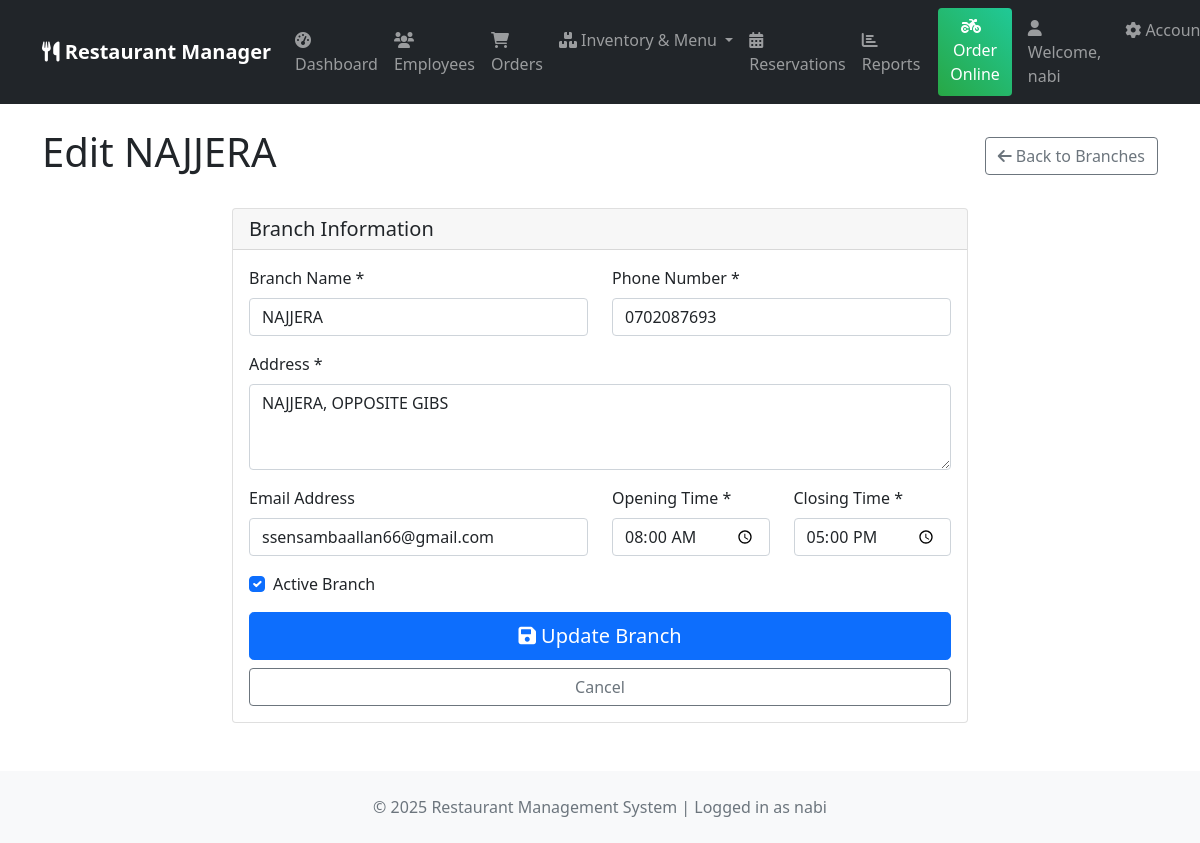
Screenshot of /branches/1/edit/ (signed in) with the database file from the repository.
### core/models.py (models this page shows, shortened)
class Branch(models.Model):
    name = models.CharField(max_length=200)
    address = models.TextField()
    phone = models.CharField(max_length=20)
    email = models.EmailField()
    opening_time = models.TimeField()
    closing_time = models.TimeField()
    is_active = models.BooleanField(default=True)
    manager = models.ForeignKey('Employee', on_delete=models.SET_NULL, null=True, blank=True, related_name='managed_branches')

### core/views.py (the view, shortened to what this page needs)
# urls.py: path('branches/<int:pk>/edit/', views.branch_edit, name='branch_edit'),
@login_required
def branch_edit(request, pk):
    branch = get_object_or_404(Branch, pk=pk)
    if (hasattr(request.user, 'employee') and
        request.user.employee.branch != branch and
        not request.user.is_superuser):
        messages.error(request, "You don't have permission to edit this branch")
        return redirect('core:branch_list')
    return render(request, 'core/branch_edit.html', {'branch': branch})

### core/context_processors.py (called while the page is built)
def restaurant_info(request):
    try:
        restaurant = Restaurant.objects.first()
    except:
        restaurant = None
    return {
        'restaurant': restaurant
    }

### templates/core/branch_edit.html (shortened to what this page needs)
{% extends 'base.html' %}
{% block content %}
<div class="d-flex justify-content-between align-items-center mb-4">
    <h1>Edit {{ branch.name }}</h1>
    <a href="{% url 'core:branch_list' %}" class="btn btn-outline-secondary">
        <i class="fas fa-arrow-left"></i> Back to Branches
    </a>
</div>
<div class="row justify-content-center">
    <div class="col-md-8">
        <div class="card">
            <div class="card-header">
                <h5 class="mb-0">Branch Information</h5>
            </div>
            <div class="card-body">
                <form method="post">
                    <div class="row mb-3">
                        <div class="col-md-6">
                            <label for="name" class="form-label">Branch Name *</label>
                            <input type="text" class="form-control" id="name" name="name"
                                   value="{{ branch.name }}" required>
                        </div>
                        <div class="col-md-6">
                            <label for="phone" class="form-label">Phone Number *</label>
                            <input type="tel" class="form-control" id="phone" name="phone"
                                   value="{{ branch.phone }}" required>
                        </div>
                    </div>
                    <div class="mb-3">
                        <label for="address" class="form-label">Address *</label>
                        <textarea class="form-control" id="address" name="address" rows="3"
                                  required>{{ branch.address }}</textarea>
                    </div>
                    <div class="row mb-3">
                        <div class="col-md-6">
                            <label for="email" class="form-label">Email Address</label>
                            <input type="email" class="form-control" id="email" name="email"
                                   value="{{ branch.email }}">
                        </div>
                        <div class="col-md-3">
                            <label for="opening_time" class="form-label">Opening Time *</label>
                            <input type="time" class="form-control" id="opening_time" name="opening_time"
                                   value="{{ branch.opening_time|time:'H:i' }}" required>
                        </div>
                        <div class="col-md-3">
                            <label for="closing_time" class="form-label">Closing Time *</label>
                            <input type="time" class="form-control" id="closing_time" name="closing_time"
                                   value="{{ branch.closing_time|time:'H:i' }}" required>
                        </div>
                    </div>
                    <div class="form-check mb-3">
                        <input class="form-check-input" type="checkbox" id="is_active" name="is_active"
                               {% if branch.is_active %}checked{% endif %}>
                        <label class="form-check-label" for="is_active">
                            Active Branch
                        </label>
                    </div>
                    <div class="d-grid gap-2">
                        <button type="submit" class="btn btn-primary btn-lg">
                            <i class="fas fa-save"></i> Update Branch
                        </button>
                        <a href="{% url 'core:branch_list' %}" class="btn btn-outline-secondary">
                            Cancel
                        </a>
                    </div>
                </form>
            </div>
        </div>
    </div>
</div>
{% endblock %}

### templates/base.html (shortened to what this page needs)
<!DOCTYPE html>
<html lang="en">
<head>
    <link href="https://cdn.jsdelivr.net/npm/bootstrap@5.1.3/dist/css/bootstrap.min.css" rel="stylesheet">
    <link href="https://cdnjs.cloudflare.com/ajax/libs/font-awesome/6.0.0/css/all.min.css" rel="stylesheet">
</head>
<body>
    <nav class="navbar navbar-expand-lg navbar-dark bg-dark">
        <div class="container">
            <a class="navbar-brand" href="{% url 'core:dashboard' %}">
                <i class="fas fa-utensils"></i>
                {% if restaurant %}
                    {{ restaurant.name }} Manager
                {% else %}
                    Restaurant Manager
                {% endif %}
            </a>
            <div class="collapse navbar-collapse" id="navbarNav">
                <ul class="navbar-nav me-auto">
                    {% if user.is_authenticated %}
                    <li class="nav-item">
                        <a class="nav-link" href="{% url 'core:dashboard' %}">
                            <i class="fas fa-tachometer-alt"></i> Dashboard
                        </a>
                    </li>
                    <li class="nav-item">
                        <a class="nav-link" href="{% url 'core:employee_list' %}">
                            <i class="fas fa-users"></i> Employees
                        </a>
                    </li>
                    <li class="nav-item">
                        <a class="nav-link" href="{% url 'orders:order_list' %}">
                            <i class="fas fa-shopping-cart"></i> Orders
                        </a>
                    </li>
                    <li class="nav-item dropdown">
                        <a class="nav-link dropdown-toggle" href="#" role="button" data-bs-toggle="dropdown">
                            <i class="fas fa-boxes"></i> Inventory & Menu
                        </a>
                    </li>
                    <li class="nav-item">
                        <a class="nav-link" href="{% url 'reservations:reservation_dashboard' %}">
                            <i class="fas fa-calendar-alt"></i> Reservations
                        </a>
                    </li>
                    <li class="nav-item">
                        <a class="nav-link" href="{% url 'reports:reports_dashboard' %}">
                            <i class="fas fa-chart-bar"></i> Reports
                        </a>
                    </li>
                    {% endif %}
                </ul>
                <div class="navbar-nav">
                    <a class="btn btn-success online-order-btn me-3" href="{% url 'orders:online_order' %}">
                        <i class="fas fa-motorcycle me-2"></i>Order Online
                    </a>
                    {% if user.is_authenticated %}
                        <span class="navbar-text me-3">
                            <i class="fas fa-user"></i> Welcome, {{ user.get_full_name|default:user.username }}
                        </span>
                        <div class="nav-item dropdown">
                            <a class="nav-link dropdown-toggle" href="#" role="button" data-bs-toggle="dropdown">
                                <i class="fas fa-cog"></i> Account
                            </a>
                        </div>
                    {% else %}
                        <a class="nav-link" href="{% url 'login' %}">
                            <i class="fas fa-sign-in-alt"></i> Login
                        </a>
                    {% endif %}
                </div>
            </div>
        </div>
    </nav>
    <div class="container mt-4">
        {% block content %}
        {% endblock %}
    </div>
    <footer class="mt-5 py-4 bg-light">
        <div class="container text-center">
            <p class="text-muted mb-0">
                &copy; {% now "Y" %} Restaurant Management System
                {% if user.is_authenticated %}
                | Logged in as {{ user.username }}
                {% endif %}
            </p>
        </div>
    </footer>
</body>
</html>

### templates/base.html (style rules this page uses)
.navbar-brand { font-weight: 600; }
.navbar-nav .nav-link { padding: 8px 15px; margin: 2px 0; border-radius: 5px; transition: all 0.3s ease; }
.online-order-btn { background: linear-gradient(45deg, #28a745, #20c997); border: none; margin-left: 10px; }

### rows the page displays
Branch: name "NAJJERA", phone "0702087693", address "NAJJERA, OPPOSITE GIBS", email "ssensambaallan66@gmail.com", opening_time "08:00", closing_time "17:00", is_active "☑"

### other values shown
{{ user.get_full_name|default:user.username }} "nabi"
{{ user.username }} "nabi"
